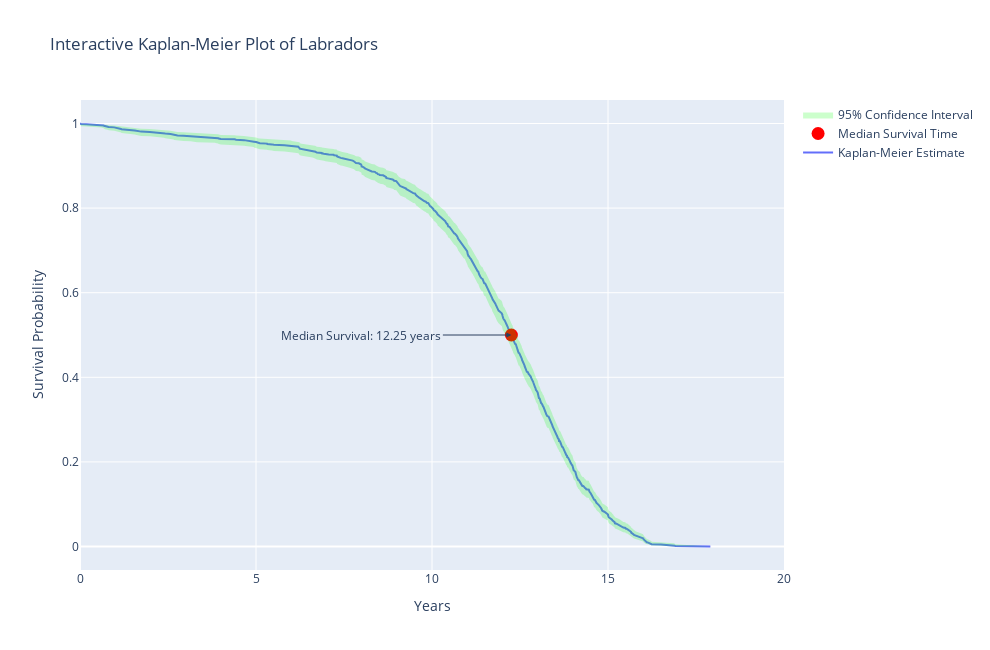

The notebook cell saved with this chart:
### Code cell
import plotly.graph_objects as go

# Initialize the figure
fig = go.Figure()

# Add Kaplan-Meier curve
fig.add_trace(go.Scatter(x=kmf.timeline, y=kmf.survival_function_.iloc[:, 0], mode='lines', name='Kaplan-Meier Estimate'))

# Find median survival time
median_survival_time = kmf.median_survival_time_

# Add markers for median survival with custom legend label
fig.add_trace(go.Scatter(x=[median_survival_time], y=[0.5], 
                         mode='markers', 
                         marker=dict(color='red', size=13), 
                         name='Median Survival Time'))  # Update legend label

# Round the median survival time to 2 digits
median_survival_time_rounded = round(median_survival_time, 2)

# Add annotations for median survival
fig.add_annotation(x=median_survival_time, y=0.5, text=f'Median Survival: {median_survival_time_rounded} years', arrowhead=2, ax=-150, ay=-0)

# Add confidence intervals
ci_lower = kmf.confidence_interval_.iloc[:, 0]
ci_upper = kmf.confidence_interval_.iloc[:, 1]


fig.add_trace(go.Scatter(x=kmf.timeline, y=ci_lower, mode='lines', line=dict(color='green', width=0), showlegend=False))
fig.add_trace(go.Scatter(x=kmf.timeline, y=ci_upper, mode='lines', fill='tonexty', fillcolor='rgba(0, 255, 0, 0.2)', line=dict(color='green', width=0), name='95% Confidence Interval'))


# Update layout
fig.update_layout(title='Interactive Kaplan-Meier Plot of Labradors',
                  xaxis_title='Years',
                  yaxis_title='Survival Probability',
                  xaxis=dict(range=[0, 20]),  # Extend x-axis limits
                  showlegend=True,
                  width = 990,
                  height = 650)

fig.show()

### Figure 1 — Plotly figure (JSON) as saved in the notebook; plotly's stock layout.template omitted (floating-point values rounded to 4 significant figures; data arrays with more than 128 entries replaced by an {"elided": "..."} marker saying what was removed)
{"data": [{"mode": "lines", "name": "Kaplan-Meier Estimate", "type": "scatter", "x": {"elided": "1002 float values"}, "y": {"elided": "1002 float values"}}, {"marker": {"color": "red", "size": 13}, "mode": "markers", "name": "Median Survival Time", "type": "scatter", "x": [12.25], "y": [0.5]}, {"line": {"color": "green", "width": 0}, "mode": "lines", "showlegend": false, "type": "scatter", "x": {"elided": "1002 float values"}, "y": {"elided": "1002 float values"}}, {"fill": "tonexty", "fillcolor": "rgba(0, 255, 0, 0.2)", "line": {"color": "green", "width": 0}, "mode": "lines", "name": "95% Confidence Interval", "type": "scatter", "x": {"elided": "1002 float values"}, "y": {"elided": "1002 float values"}}], "layout": {"annotations": [{"arrowhead": 2, "ax": -150, "ay": 0, "text": "Median Survival: 12.25 years", "x": 12.25, "y": 0.5}], "height": 650, "showlegend": true, "title": {"text": "Interactive Kaplan-Meier Plot of Labradors"}, "width": 990, "xaxis": {"range": [0, 20], "title": {"text": "Years"}}, "yaxis": {"title": {"text": "Survival Probability"}}}}
